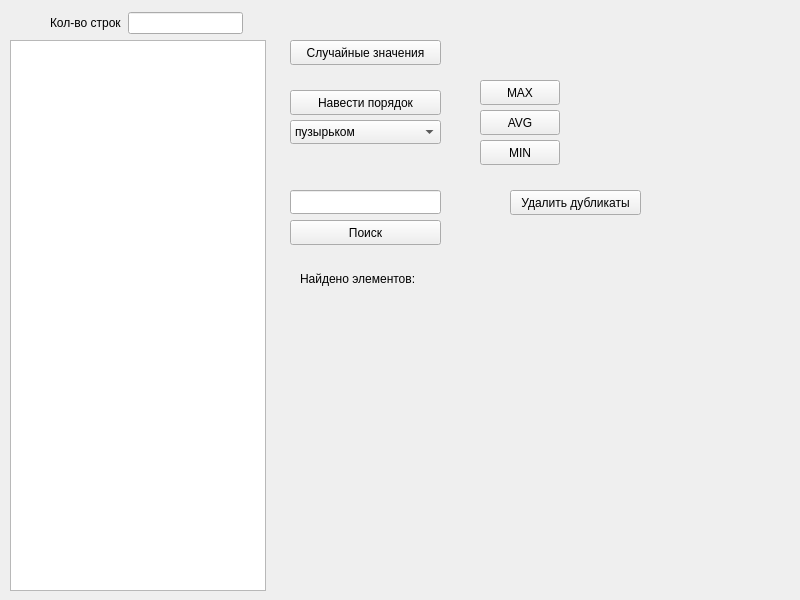
<?xml version="1.0" encoding="UTF-8"?>
<ui version="4.0">
 <class>Widget</class>
 <widget class="QWidget" name="Widget">
  <property name="geometry">
   <rect>
    <x>0</x>
    <y>0</y>
    <width>800</width>
    <height>600</height>
   </rect>
  </property>
  <property name="windowTitle">
   <string>Widget</string>
  </property>
  <widget class="QTableWidget" name="tableWidget">
   <property name="geometry">
    <rect>
     <x>10</x>
     <y>40</y>
     <width>256</width>
     <height>551</height>
    </rect>
   </property>
   <property name="sizePolicy">
    <sizepolicy hsizetype="Preferred" vsizetype="Expanding">
     <horstretch>0</horstretch>
     <verstretch>0</verstretch>
    </sizepolicy>
   </property>
   <attribute name="horizontalHeaderVisible">
    <bool>false</bool>
   </attribute>
   <attribute name="verticalHeaderVisible">
    <bool>false</bool>
   </attribute>
   <column>
    <property name="text">
     <string>Новый столбец</string>
    </property>
   </column>
  </widget>
  <widget class="QPushButton" name="randomButton">
   <property name="geometry">
    <rect>
     <x>290</x>
     <y>40</y>
     <width>151</width>
     <height>25</height>
    </rect>
   </property>
   <property name="text">
    <string>Случайные значения</string>
   </property>
  </widget>
  <widget class="QComboBox" name="typeSelectBox">
   <property name="geometry">
    <rect>
     <x>290</x>
     <y>120</y>
     <width>151</width>
     <height>24</height>
    </rect>
   </property>
   <item>
    <property name="text">
     <string>пузырьком</string>
    </property>
   </item>
   <item>
    <property name="text">
     <string>быстрая</string>
    </property>
   </item>
   <item>
    <property name="text">
     <string>расческа</string>
    </property>
   </item>
   <item>
    <property name="text">
     <string>гномья</string>
    </property>
   </item>
   <item>
    <property name="text">
     <string>обезьянья</string>
    </property>
   </item>
  </widget>
  <widget class="QPushButton" name="reorderButton">
   <property name="geometry">
    <rect>
     <x>290</x>
     <y>90</y>
     <width>151</width>
     <height>25</height>
    </rect>
   </property>
   <property name="text">
    <string>Навести порядок</string>
   </property>
  </widget>
  <widget class="QWidget" name="layoutWidget">
   <property name="geometry">
    <rect>
     <x>50</x>
     <y>10</y>
     <width>193</width>
     <height>26</height>
    </rect>
   </property>
   <layout class="QHBoxLayout" name="horizontalLayout">
    <item>
     <widget class="QLabel" name="rowCount_Label">
      <property name="text">
       <string>Кол-во строк</string>
      </property>
     </widget>
    </item>
    <item>
     <widget class="QLineEdit" name="rowCount_LineEdit"/>
    </item>
   </layout>
  </widget>
  <widget class="QPushButton" name="search_Button">
   <property name="geometry">
    <rect>
     <x>290</x>
     <y>220</y>
     <width>151</width>
     <height>25</height>
    </rect>
   </property>
   <property name="text">
    <string>Поиск</string>
   </property>
  </widget>
  <widget class="QLineEdit" name="search_LineEdit">
   <property name="geometry">
    <rect>
     <x>290</x>
     <y>190</y>
     <width>151</width>
     <height>24</height>
    </rect>
   </property>
  </widget>
  <widget class="QLabel" name="vertexLabels">
   <property name="geometry">
    <rect>
     <x>300</x>
     <y>300</y>
     <width>491</width>
     <height>21</height>
    </rect>
   </property>
   <property name="text">
    <string/>
   </property>
  </widget>
  <widget class="QPushButton" name="maxButton">
   <property name="geometry">
    <rect>
     <x>480</x>
     <y>80</y>
     <width>80</width>
     <height>25</height>
    </rect>
   </property>
   <property name="text">
    <string>MAX</string>
   </property>
  </widget>
  <widget class="QPushButton" name="avgButton">
   <property name="geometry">
    <rect>
     <x>480</x>
     <y>110</y>
     <width>80</width>
     <height>25</height>
    </rect>
   </property>
   <property name="text">
    <string>AVG</string>
   </property>
  </widget>
  <widget class="QPushButton" name="minButton">
   <property name="geometry">
    <rect>
     <x>480</x>
     <y>140</y>
     <width>80</width>
     <height>25</height>
    </rect>
   </property>
   <property name="text">
    <string>MIN</string>
   </property>
  </widget>
  <widget class="QLabel" name="result_Label">
   <property name="geometry">
    <rect>
     <x>570</x>
     <y>80</y>
     <width>201</width>
     <height>81</height>
    </rect>
   </property>
   <property name="text">
    <string/>
   </property>
  </widget>
  <widget class="QPushButton" name="deliteButton">
   <property name="geometry">
    <rect>
     <x>510</x>
     <y>190</y>
     <width>131</width>
     <height>25</height>
    </rect>
   </property>
   <property name="text">
    <string>Удалить дубликаты</string>
   </property>
  </widget>
  <widget class="QWidget" name="">
   <property name="geometry">
    <rect>
     <x>300</x>
     <y>270</y>
     <width>261</width>
     <height>18</height>
    </rect>
   </property>
   <layout class="QHBoxLayout" name="horizontalLayout_2">
    <item>
     <widget class="QLabel" name="label">
      <property name="text">
       <string>Найдено элементов:</string>
      </property>
     </widget>
    </item>
    <item>
     <widget class="QLabel" name="label_seeked">
      <property name="text">
       <string/>
      </property>
     </widget>
    </item>
   </layout>
  </widget>
 </widget>
 <resources/>
 <connections/>
</ui>
